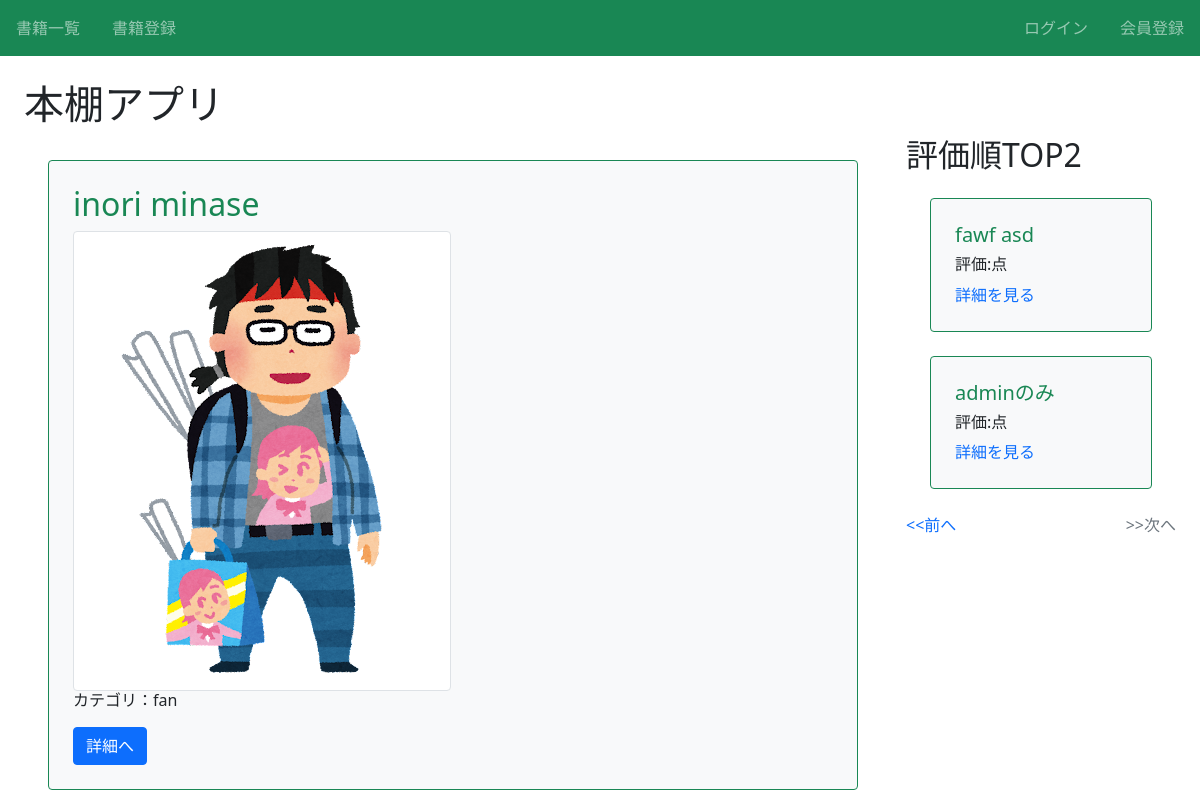
Before: /?page=2 (upper part) with the older database file.
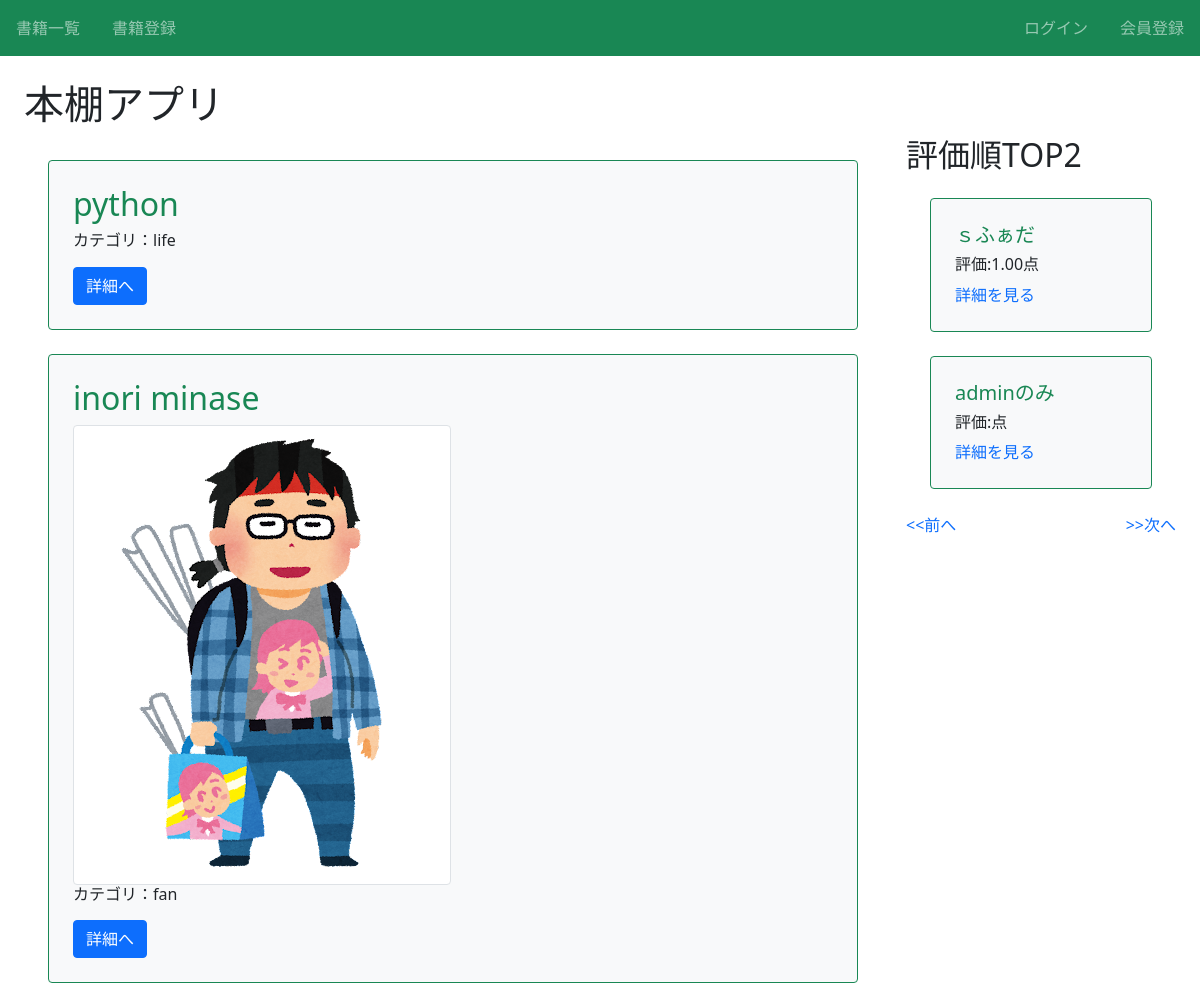
After: the same page with the newer database file.
### book/models.py (models this page shows, shortened)
class Book(models.Model):
    title = models.CharField(max_length=100)
    text = models.TextField()
    thumbnail = models.ImageField(null=True, blank=True, default=None)
    category = models.CharField(max_length=100, choices=CATEGORY)
    user = models.ForeignKey('auth.User', on_delete=models.CASCADE)

### book/views.py (the view)
# urls.py: path('', views.index_view, name='index'),
def index_view(request):
    object_list = Book.objects.order_by('-id')
    ranking_list = Book.objects.annotate(avg_rating=Avg('review__rate')).order_by('-avg_rating')
    paginator = Paginator(ranking_list, ITEM_PER_PAGE)
    page_number = request.GET.get('page', 1)
    page_obj = paginator.page(page_number)
    return render(
        request,
        'book/index.html',
        {
            'object_list': object_list,
            'ranking_list': ranking_list,
            'page_obj': page_obj
        },
    )

### book/templates/book/index.html (shortened to what this page needs)
{% extends 'base.html' %}
{% block h1 %} 本棚アプリ {% endblock %}
{% block content %}
<div class="row">
  <div class="col-9">
  {% for item in object_list %}
    <div class="p-4 m-4 bg-light border border-success rounded">
      <h2 class="text-success">{{ item.title }}</h2>
      {% if item.thumbnail %}
        <img src="{{ item.thumbnail.url }}" class="img-thumbnail" />
      {% endif %}
      <h6>カテゴリ：{{ item.category }} </h6>
      <div class="mt-3">
        <a href="{% url 'detail-book' item.pk %}" class="btn btn-primary">詳細へ</a>
      </div>
    </div>
  {% endfor %}
  </div>
  <div class="col-3">
    <h2>評価順TOP2</h2>
    {% for ranking_book in page_obj %}
      <div class="p-4 m-4 bg-light border border-success rounded">
        <h3 class="text-success h5">{{ ranking_book.title }}</h3>
        <h6>評価:{{ ranking_book.avg_rating | floatformat:2 }}点</h6>
        <a href="{% url 'detail-book' ranking_book.id %}">詳細を見る</a>
      </div>
    {% endfor %}
    {% include 'book/components/pagenation.html' %}
  </div>
</div>
{% endblock content %}

Changed rows visible on the page:
no longer on this page (row unchanged): Book: title "fawf asd", shown under "評価順TOP2"
added Book: title "python", category "life", shown under "本棚アプリ"
now on this page (row unchanged): Book: title "ｓふぁだ", avg_rating "1.00", shown under "評価順TOP2"
